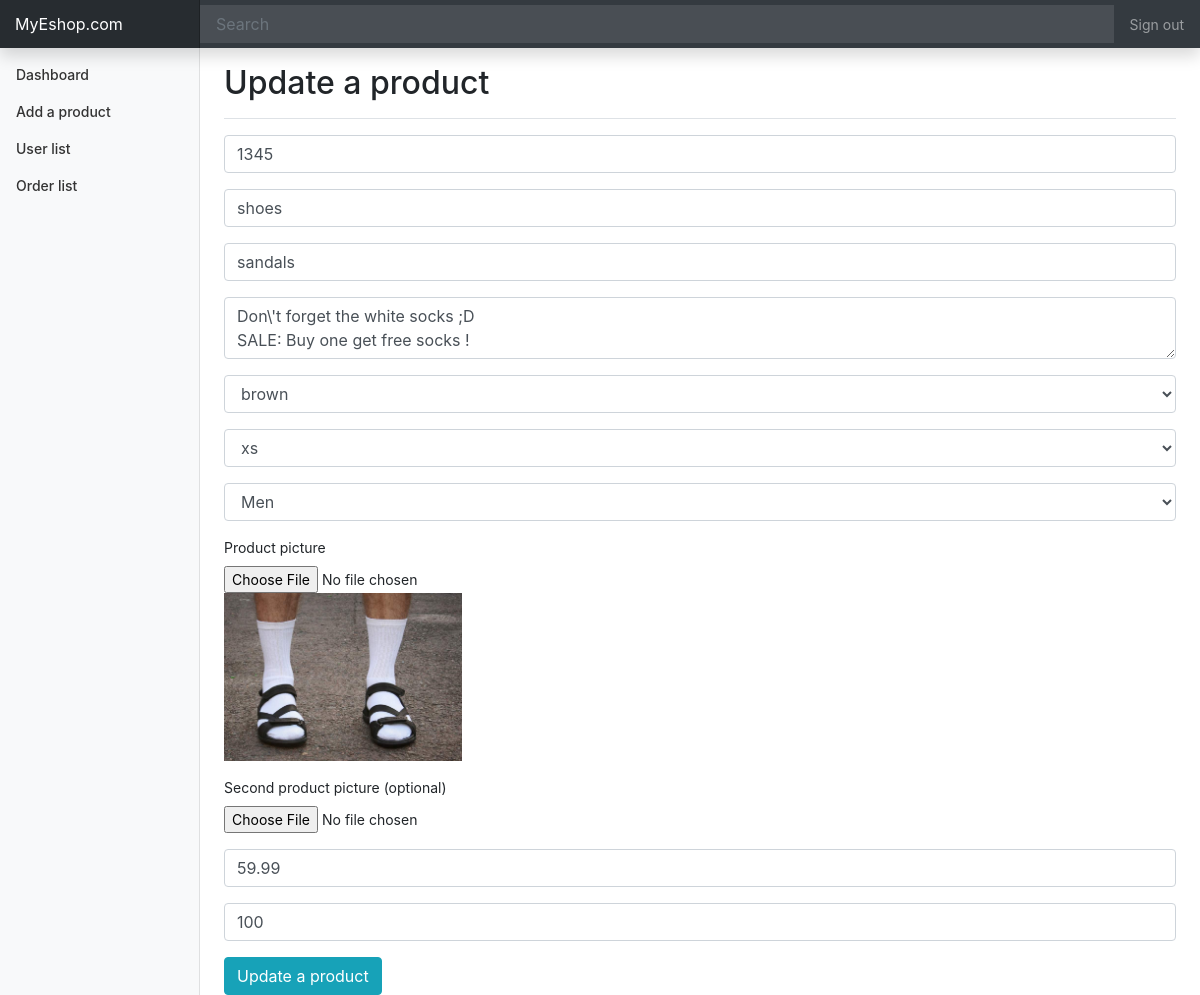
Page /admin/product_form.php?id=2 (signed in) on the earlier database version.
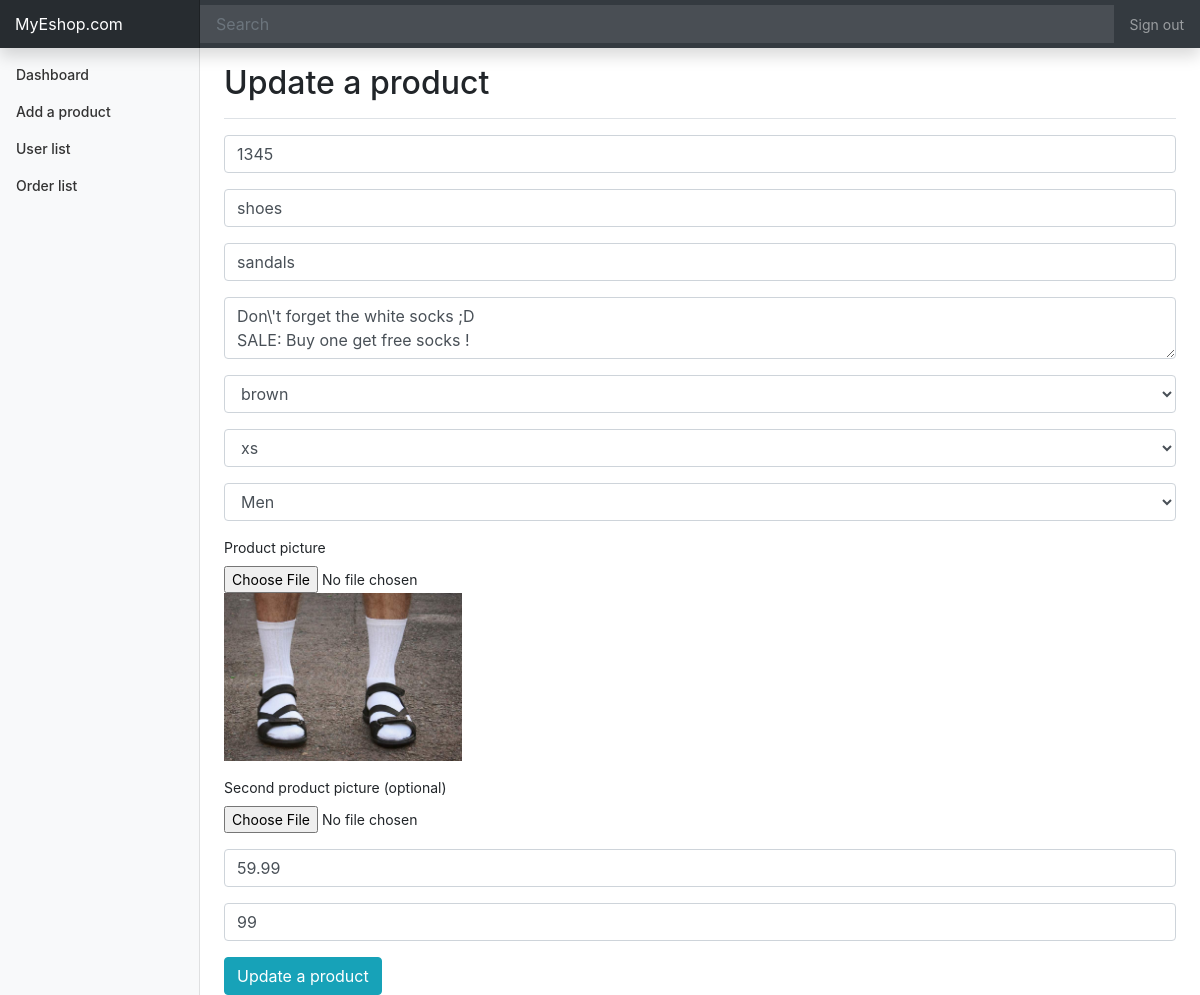
Same page on the later database version.
### tables this page shows
CREATE TABLE `product` (
  `id_product` int(5) NOT NULL,
  `reference` varchar(20) NOT NULL,
  `category` varchar(20) NOT NULL,
  `title` varchar(100) NOT NULL,
  `description` text NOT NULL,
  `color` enum('black','white','red','blue','orange','yellow','green','brown','pink','purple','indigo') NOT NULL,
  `size` enum('xs','s','m','l','xl','xxl') NOT NULL,
  `gender` enum('m','f','u') NOT NULL,
  `picture` varchar(120) NOT NULL,
  `picture2` varchar(120) DEFAULT NULL,
  `price` float NOT NULL,
  `stock` int(4) NOT NULL
);

### admin/product_form.php (the view, shortened to what this page needs)
<?php
require_once ('./inc/header.php');
if (isset ($_GET['id']) && !empty ($_GET['id']) && is_numeric ($_GET['id']))
{
    $req = "SELECT * FROM product WHERE id_product = :id_product";
    $res = $con->prepare ($req);
    $res->bindValue (':id_product', $_GET['id'], PDO::PARAM_INT);
    $res->execute ();
    if ($res->rowCount () == 1)
    {
        $update_product = $res->fetch ();
    }
}
$reference = (isset ($update_product)) ? $update_product['reference'] : '';
$category = (isset ($update_product)) ? $update_product['category'] : '';
$title = (isset ($update_product)) ? $update_product['title'] : '';
$description = (isset ($update_product)) ? $update_product['description'] : '';
$color = (isset ($update_product)) ? $update_product['color'] : '';
$picture = (isset ($update_product)) ? $update_product['picture'] : '';
$price = (isset ($update_product)) ? $update_product['price'] : '';
$stock = (isset ($update_product)) ? $update_product['stock'] : '';
$action = (isset ($update_product)) ? 'Update' : 'Add';
?>
            <div class="d-flex justify-content-between flex-wrap flex-md-nowrap align-items-center pt-3 pb-2 mb-3 border-bottom">
                <h1 class="h2"><?= $action ?> a product</h1>
            </div>
            <form action="" method="post" enctype="multipart/form-data">
                <div class="form-group">
                    <input type="text" class="form-control" name="reference" placeholder="Reference of the product..." value="<?= $reference ?>">
                </div>
                <div class="form-group">
                    <input type="text" class="form-control" name="category" placeholder="Category of the product..." value="<?= $category ?>">
                </div>
                <div class="form-group">
                    <input type="text" class="form-control" name="title" placeholder="Title of the product..." value="<?= $title ?>">
                </div>
                <div class="form-group">
                    <textarea class="form-control" name="description" placeholder="Description of the product..."><?= $description ?></textarea>
                </div>
                <div class="form-group">
                    <select name="color" class="form-control">
                        <option <?php if ($color == 'brown') { echo 'selected'; } ?>>brown</option>
                    </select>
                </div>
                <div class="form-group">
                    <select name="size" class="form-control">
                        <option <?php if ($color == 'xs') { echo 'selected'; } ?>>xs</option>
                    </select>
                </div>
                <div class="form-group">
                    <select name="gender" class="form-control">
                        <option value="m"<?php if ($color == 'm') { echo 'selected'; } ?>>Men</option>
                    </select>
                </div>
                <div class="form-group">
                    <label for="product_picture">Product picture</label>
                    <input type="file" class="form-control-file" id="product_picture" name="product_picture">
                    <?php
                        if (isset ($update_product))
                        {
                            echo '<img style="width: 25%";" src="' . URL . 'uploads/img/' . $picture . '">';
                        }
                    ?>
                </div>
                <div class="form-group">
                    <label for="product_picture2">Second product picture (optional)</label>
                    <input type="file" class="form-control-file" id="product_picture2" name="product_picture2">
                </div>
                <div class="form-group">
                    <input type="text" class="form-control" name="price" placeholder="Price of the product..." value="<?= $price ?>">
                </div>
                <div class="form-group">
                    <input type="text" class="form-control" name="stock" placeholder="Stock of the product..." value="<?= $stock ?>">
                </div>
                <input type="submit" value="<?= $action ?> a product" class="btn btn-info">
            </form>
        </main>
      </div>
    </div>
<?php require_once ('./inc/footer.php');

Differences in the rows shown:
changed product "shoes": stock "100" → "99"
